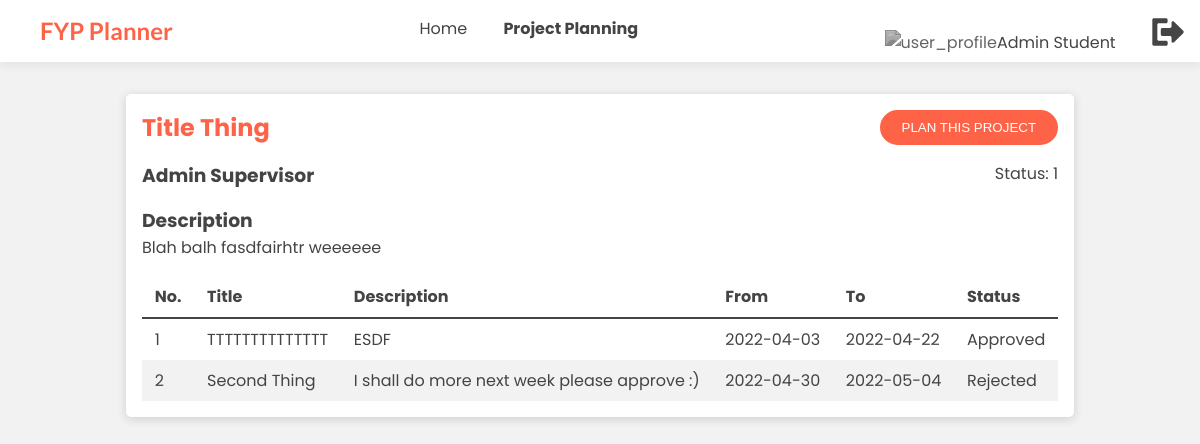
The app's page /src/student/projectPlanning.php (signed in) with its own data.
### tables this page shows
CREATE TABLE `project` (
  `id` int(11) NOT NULL,
  `title` varchar(40) NOT NULL,
  `description` varchar(100) NOT NULL,
  `status` varchar(10) NOT NULL COMMENT 'Approved / Pending / Rejected / Achieved',
  `supervisor` int(11) NOT NULL,
  `student` int(11) DEFAULT NULL
);

CREATE TABLE `supervisor` (
  `id` int(11) NOT NULL,
  `username` varchar(30) NOT NULL,
  `password` varchar(72) NOT NULL,
  `name` varchar(50) NOT NULL,
  `dob` date NOT NULL,
  `rating` int(11) NOT NULL,
  `total_rating` int(11) NOT NULL
);

CREATE TABLE `project_planning` (
  `id` int(11) NOT NULL,
  `fromdate` date NOT NULL,
  `todate` date NOT NULL,
  `title` varchar(50) NOT NULL,
  `description` varchar(50) NOT NULL,
  `project` int(11) NOT NULL,
  `status` varchar(10) NOT NULL COMMENT 'Approved, Pending, Rejected'
);

### src/student/projectPlanning.php (the view, shortened to what this page needs)
<?php
    require '../php/connect.php';
?>
<!DOCTYPE html>
<html lang="en">
<head>
    <link rel="stylesheet" href="../css/main.css" />
    <link rel="stylesheet" type="text/css" href="https://cdn.jsdelivr.net/npm/daterangepicker/daterangepicker.css" />
</head>
<body>
    <?php require '../include/user-navbar.inc.php'; ?>
    <?php
        $projectSelected = 0;
        if (!array_key_exists("projectID", $_POST)){
            $projects = $con->query(
                "SELECT project.id AS `ProjectID`, `title` AS 'Title', `description` AS 'Desc', student.name AS 'StudentName', supervisor.name AS 'SupervisorName', `status` AS 'Status' FROM `project`
                INNER JOIN `student` ON student.id = project.student
                INNER JOIN `supervisor` ON supervisor.id = project.supervisor
                WHERE `student` = ".$_SESSION["id"]
            );
            if ($projects->num_rows == 1){
                $project = $projects->fetch_assoc();
                $projectSelected = 1;
            }
            else{
                $projectSelected = 0;
            }
        }
        if ($projectSelected == 1){
            $projectTitle = $project["Title"];
            $projectDesc = $project["Desc"];
            $projectSuper = $project["SupervisorName"];
            $projectStatus = $project["Status"];
        }
        else{
            header("Location: projectPlanningSelect.php");
        }
    ?>
    <div class='detail-container'>
        <div class='table-detail'>
            <div class='header space-bottom'>
                <h2><?php echo $projectTitle; ?></h2>
                <button class='btn-1 space-left' id='form-popup'>Plan This Project</button>
            </div>
            <div class='full space-bottom'>
                <div class='left'><h3><?php echo $projectSuper; ?></h3></div>
                <div class='right'><p>Status: <?php echo $projectStatus; ?></p></div>
            </div>
            <div class='space-bottom'>
                <h3>Description</h3>
                <p><?php echo $projectDesc; ?></p>
            </div>
            <table class="table-1">
                <?php
                    include("projectplanlist.php");
                ?>
            </table>
        </div>
    </div>
</body>
</html>

### src/include/user-navbar.inc.php (shortened to what this page needs)
<?php
    $type = $_SESSION['type'];
    $supervisor_nav = [
        "proposal.php" => "Proposal",
        "project.php" => "Project",
        "meeting.php" => "Meeting",
        "marksheet.php" => "Marksheet",
    ];
    $student_nav = [
        "projectPlanningSelect.php" => "Project Planning",
    ];
    $moderator_nav = [
    ];
    if ($type == "supervisor") $nav = $supervisor_nav;
    elseif ($type = "student") $nav = $student_nav;
    elseif ($type = "moderator") $nav = $moderator_nav;
?>
<div class="navbar">
        <div class="container">
            <a class="logo" href="index.php">FYP Planner</a>
                <nav class="desktop-nav">
                    <ul>
                        <li><a class="nav-btn" href="index.php">Home</a></li>
                        <?php
                            foreach ($nav as $link => $title){
                                echo("<li><a class='nav-btn' href='".$link."'>".$title."</a></li>");
                            }
                        ?>
                    </ul>
                </nav>
                <div class="right-menu desktop-nav">
                    <nav>
                        <ul>
                            <li><a href="profile.php"><img src="../assets/profile.svg" alt="user_profile"><?php echo($_SESSION['name']); ?></a></li>
                            <li><a href="../php/logout.php"><img src="../assets/logout.svg" alt="user_profile"></a></li>
                        </ul>
                    </nav>
                </div>
        </div>
    </div>

### src/student/projectplanlist.php
<?php
    $projectID = $_SESSION['projectID'];
    $plans = $con->query(
        "SELECT project_planning.title, project_planning.description, project_planning.fromdate, project_planning.todate, project_planning.status
        FROM project_planning
        INNER JOIN project ON project_planning.project = project.id
        WHERE project.id = ".$projectID
    );
    if ($plans->num_rows == 0){
        echo "No Plans Yet";
    }
    else{
        echo
        "
        <thead>
            <tr>
                <th>No.</th>
                <th>Title</th>
                <th>Description</th>
                <th>From</th>
                <th>To</th>
                <th>Status</th>
            </tr>
        </thead>
        <tbody>";
        $i = 1;
        while ($plan = $plans->fetch_assoc()){
            $titlePlan = $plan["title"];
            $descPlan = $plan["description"];
            $fromDatePlan = $plan["fromdate"];
            $toDatePlan = $plan["todate"];
            $statusPlan = $plan["status"];
            echo
            "<tr>
            <td>$i</td>
            <td>$titlePlan</td>
            <td>$descPlan</td>
            <td>$fromDatePlan</td>
            <td>$toDatePlan</td>
            <td>$statusPlan</td>";
            echo "</tr>";
            $i++;
        }
    }
?>

### src/css/main.css (style rules this page uses)
:root { --primary-color: #FF6347; --secondary-color: #444444; }
* { margin: 0; padding: 0; }
body { background-color: #F2F2F2; font-family: 'Poppins', sans-serif; color: var(--secondary-color); }
.navbar { padding: 1em; background: #FFFFFF; box-shadow: 0 2px 10px 0px rgba(65, 65, 65, 0.1); height: 1.85em; }
.navbar .container { display: flex; }
.navbar .logo { font-family: 'Lato'; margin-left: 1em; font-size: 1.5em; font-weight: bold; color: var(--primary-color); }
.navbar a { text-decoration: none; }
.navbar nav { margin: auto; }
.navbar ul li { list-style: none; display: inline-block; margin-left: 2em; }
.navbar ul li a { color: var(--secondary-color); }
.navbar ul li .nav-btn:after { display:block; margin-top: 1.2em; content: ''; border-bottom: solid 3px var(--secondary-color); transform: scaleX(0); transition: transform .25s ease-in-out; }
.navbar .right-menu img { filter: invert(23%) sepia(2%) saturate(10%) hue-rotate(6deg) brightness(100%) contrast(86%); width: 32px; height: 32px; }
.navbar .current { font-weight: bold; }
.btn-1 { text-decoration: none; padding: 8px 20px 8px 20px; color: #ffffff; background: var(--primary-color); border: 2px solid var(--primary-color); border-radius: 25px; transition: .5s; cursor: pointer; }
.space-left { margin-left: 5em; }
.full { width: 100%; overflow: hidden; }
.left { float: left; }
.right { float: right; }
.space-bottom { margin-bottom: 1em; }
.detail-container { position: relative; width: max-content; margin: auto; }
.table-detail { background: white; margin: 2em; box-shadow: 0 2px 10px 0px rgba(65, 65, 65, 0.2); border-radius: 5px; padding: 1em; width:max-content; }
.table-detail h2 { color: var(--primary-color); }
.table-detail .header { display: flex; justify-content: space-between; }
.table-detail button { text-transform: uppercase; }
.table-1 { border-collapse: collapse; width: 100%; }
.table-1 td, .table-1 th { padding: 0.5em 0.8em 0.5em 0.8em; }
.table-1 thead { border-bottom: 2px solid var(--secondary-color); font-weight: bold; }
.table-1 tr:nth-child(even) { background: #f2f2f2; }
.table-1 th { text-align: left; }
.table-1 tr { transition: .25s; }

### records on screen
project: title "Title Thing", supervisor.name "Admin Supervisor", status "1", description "Blah balh fasdfairhtr weeeeee"
project_planning: title "TTTTTTTTTTTTTT", description "ESDF", fromdate "2022-04-03", todate "2022-04-22", status "Approved"
project_planning: title "Second Thing", description "I shall do more next week please approve :)", fromdate "2022-04-30", todate "2022-05-04", status "Rejected"

### other values on screen
$title "Project Planning"
$_SESSION['name'] "Admin Student"
